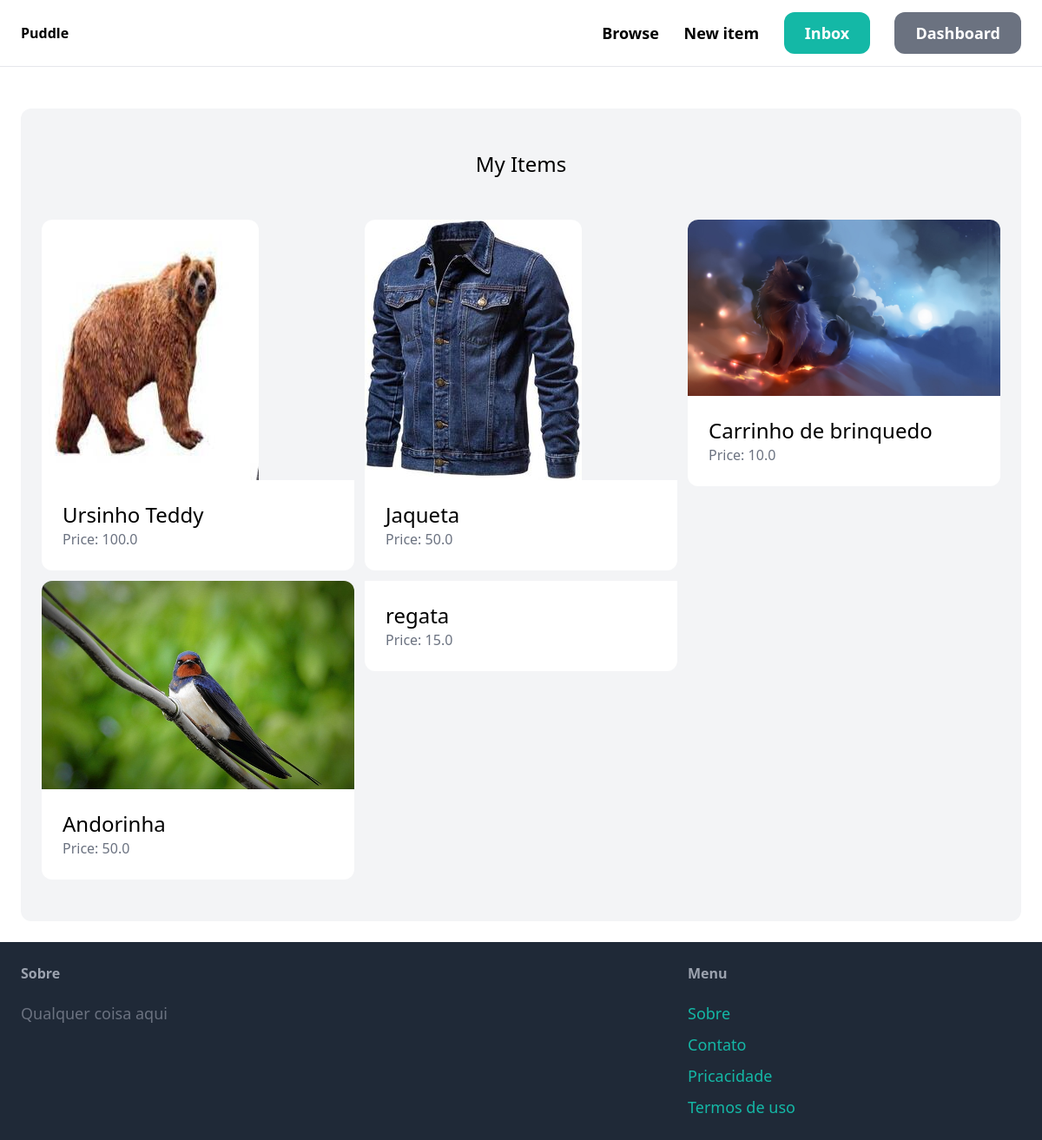
The page /dashboard (signed in) on the database its author committed.
### item/models.py (models this page shows, shortened)
class Item(models.Model):
    category = models.ForeignKey(Category,related_name='items', on_delete=models.CASCADE)
    name = models.CharField(max_length=255)
    description = models.TextField(blank=True, null=True)
    price = models.FloatField(validators=[MinValueValidator(0.0)])
    image = models.ImageField(upload_to='item_images',blank=True,null=True)
    is_sold = models.BooleanField(default=False)
    created_at = models.DateTimeField(auto_now_add=True)
    created_by = models.ForeignKey(User,related_name ='items', on_delete = models.CASCADE)

### dashboard/views.py (the view)
# urls.py: path("",views.index,name="index"),
@login_required
def index(request):
    items = Item.objects.filter(created_by=request.user)
    return render(request,'dashboard/index.html',{
        'items':items,
    })

### dashboard/templates/dashboard/index.html (shortened to what this page needs)
{% extends 'core/base.html'%}
{% block content %}
    <div class="mt-6 px-6 py-12 bg-gray-100 rounded-xl">
        <h2 class="mb-12 text-2xl text-center"> My Items</h2>
        <div class="grid grid-cols-3 gap-3">
            {% for item in items %}
                <div>
                    <a href="{% url "item:detail" item.id %}">
                        <div>
                            {% if item.image %}
                                <img src="{{item.image.url}}" class="rounded-t-xl">
                            {% endif %}
                        </div>
                        <div class="p-6 bg-white rounded-b-xl">
                            <h2 class="text-2xl">{{item.name}}</h2>
                            <p class="text-gray-500">Price: {{item.price}}</p>
                        </div>
                    </a>
                </div>
            {% endfor %}
        </div>
    </div>
{% endblock %}

### rows shown on the page
Item: image (picture), name "Ursinho Teddy", price "100.0"
Item: image (picture), name "Jaqueta", price "50.0"
Item: image (picture), name "Carrinho de brinquedo", price "10.0"
Item: image (picture), name "Andorinha", price "50.0"
Item: name "regata", price "15.0"
